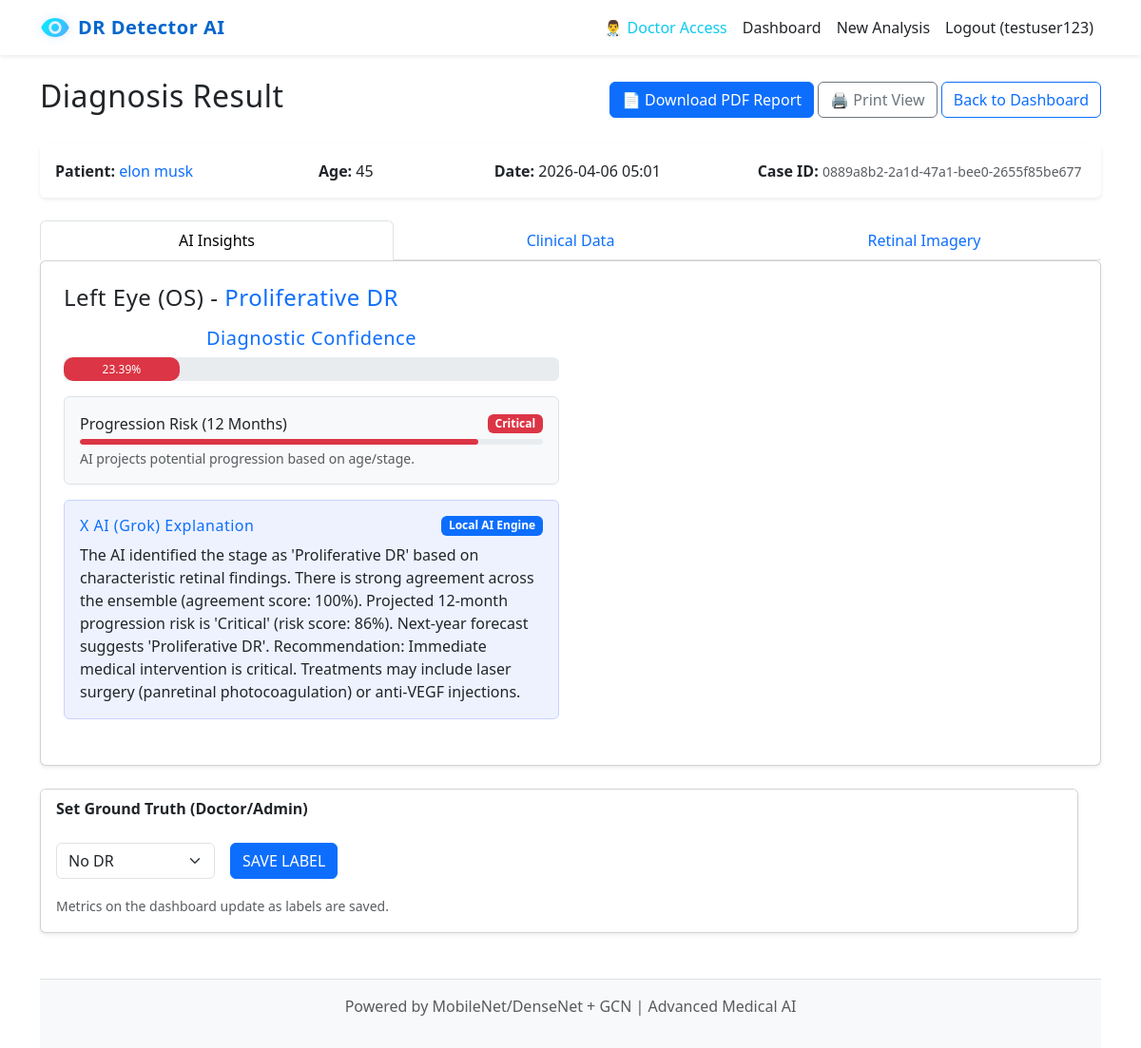
Page /case/0889a8b2-2a1d-47a1-bee0-2655f85be677 (signed in) on the committed database.
### app.py (models this page shows, shortened)
class User(db.Model):
    id = db.Column(db.Integer, primary_key=True)
    username = db.Column(db.String(80), unique=True, nullable=False)
    password_hash = db.Column(db.String(120), nullable=False)
    role = db.Column(db.String(20), default='user')  # 'admin' for doctors, 'user' for regular
    created_at = db.Column(db.DateTime, nullable=True)  # Nullable for migration compatibility

class PredictionHistory(db.Model):
    id = db.Column(db.Integer, primary_key=True)
    case_id = db.Column(db.String(36), nullable=False) # UUID for grouping Left/Right
    filename = db.Column(db.String(100), nullable=False)
    original_path = db.Column(db.String(200), nullable=False)
    heatmap_path = db.Column(db.String(200), nullable=False)
    prediction = db.Column(db.String(50), nullable=False)
    confidence = db.Column(db.Float, nullable=False)
    timestamp = db.Column(db.DateTime, default=datetime.utcnow)
    patient_name = db.Column(db.String(100), nullable=True)
    patient_age = db.Column(db.Integer, nullable=True)
    eye_side = db.Column(db.String(10), nullable=True) # Left or Right
    enhancement_used = db.Column(db.String(20), default='None')
    quality_score = db.Column(db.Integer, default=100)
    quality_issues = db.Column(db.String(200), default='None')
    image_quality_score = db.Column(db.Integer, nullable=True)
    quality_issues = db.Column(db.String(100), nullable=True)
    true_label = db.Column(db.String(50), nullable=True)
    true_class_id = db.Column(db.Integer, nullable=True)

### app.py (the view)
@app.route('/case/<case_id>')
@login_required
@doctor_required
def case_result(case_id):
    entries = PredictionHistory.query.filter_by(case_id=case_id).all()
    if not entries:
        flash('Case not found.')
        return redirect(url_for('dashboard'))
    patient_name = entries[0].patient_name
    history_entries = PredictionHistory.query.filter_by(patient_name=patient_name).order_by(PredictionHistory.timestamp).all()
    timeline_data = {
        'dates': [],
        'scores': [] # Severity 0-4
    }
    seen_dates = set()
    severity_map = {'No DR': 0, 'Mild': 1, 'Moderate': 2, 'Severe': 3, 'Proliferative DR': 4}
    for h in history_entries:
        d_str = h.timestamp.strftime('%Y-%m-%d')
        sev = severity_map.get(h.prediction, 0)
        if d_str in seen_dates:
             idx = timeline_data['dates'].index(d_str)
             if sev > timeline_data['scores'][idx]:
                 timeline_data['scores'][idx] = sev
        else:
            seen_dates.add(d_str)
            timeline_data['dates'].append(d_str)
            timeline_data['scores'].append(sev)
    enriched_entries = []
    for entry in entries:
        pred_map = {
            'No DR': 0, 'Mild': 1, 'Moderate': 2, 'Severe': 3, 'Proliferative DR': 4
        }
        pred_id = pred_map.get(entry.prediction, 0)
        clinical = get_clinical_info(pred_id)
        votes, consensus_score = get_ensemble_predictions(pred_id)
        risk_data = predict_risk_progression(pred_id, entry.patient_age or 50)
        entry.clinical = clinical
        entry.ensemble_votes = votes
        entry.consensus_score = consensus_score
        entry.risk_data = risk_data
        entry.explanation = generate_explanation(pred_id, entry.quality_issues, consensus_score, risk_data)
        enriched_entries.append(entry)
    return render_template('case_result.html', entries=enriched_entries, case_id=case_id, timeline=timeline_data)

### templates/case_result.html (shortened to what this page needs)
{% extends "base.html" %}
{% block content %}
<div class="row mb-4">
    <div class="col-md-12 d-flex justify-content-between align-items-center">
        <h2>Diagnosis Result</h2>
        <div>
            <a href="{{ url_for('export_pdf', case_id=case_id) }}" class="btn btn-primary">📄 Download PDF Report</a>
            <button onclick="window.print()" class="btn btn-outline-secondary">🖨️ Print View</button>
            <a href="{{ url_for('dashboard') }}" class="btn btn-outline-primary">Back to Dashboard</a>
        </div>
    </div>
</div>
<div class="card shadow-sm mb-4 border-0">
    <div class="card-body">
<div class="row">
            <div class="col-md-3"><strong>Patient:</strong> <span class="text-primary">{{ entries[0].patient_name }}</span></div>
            <div class="col-md-2"><strong>Age:</strong> {{ entries[0].patient_age }}</div>
            <div class="col-md-3"><strong>Date:</strong> {{ entries[0].timestamp.strftime('%Y-%m-%d %H:%M') }}</div>
            <div class="col-md-4"><strong>Case ID:</strong> <small class="text-muted">{{ case_id }}</small></div>
        </div>
    </div>
</div>
<div class="row">
    <div class="col-12">
        <ul class="nav nav-tabs nav-justified" id="resultTabs" role="tablist">
            <li class="nav-item" role="presentation">
                <button class="nav-link active" id="ai-insights-tab" data-bs-toggle="tab" data-bs-target="#ai-insights" type="button" role="tab">AI Insights</button>
            </li>
            <li class="nav-item" role="presentation">
                <button class="nav-link" id="clinical-data-tab" data-bs-toggle="tab" data-bs-target="#clinical-data" type="button" role="tab">Clinical Data</button>
            </li>
            <li class="nav-item" role="presentation">
                <button class="nav-link" id="retinal-imagery-tab" data-bs-toggle="tab" data-bs-target="#retinal-imagery" type="button" role="tab">Retinal Imagery</button>
            </li>
        </ul>
        <div class="tab-content card shadow-sm" id="resultTabsContent">
            <div class="tab-pane fade show active" id="ai-insights" role="tabpanel">
                <div class="row p-4">
                    {% for entry in entries %}
                    <div class="col-lg-6 mb-4">
                        <h4 class="mb-3">{{ entry.eye_side }} Eye ({{ 'OS' if entry.eye_side == 'Left' else 'OD' }}) - <span class="text-primary">{{ entry.prediction }}</span></h4>
                        <div class="mb-3 text-center">
                            <h5 class="text-primary">Diagnostic Confidence</h5>
                            <div class="progress" style="height: 25px; background-color: #e9ecef;">
                                <div class="progress-bar bg-{{ 'success' if entry.confidence > 90 else 'warning' if entry.confidence > 75 else 'danger' }}"
                                     role="progressbar"
                                     style="width: {{ entry.confidence }}%;"
                                     aria-valuenow="{{ entry.confidence }}"
                                     aria-valuemin="0"
                                     aria-valuemax="100">
                                     {{ "%.2f"|format(entry.confidence) }}%
                                </div>
                            </div>
                        </div>
                        <div class="mt-3 p-3 rounded" style="background: #f8f9fa; border: 1px solid #dee2e6;">
                            <div class="d-flex justify-content-between align-items-center mb-1">
                                <span>Progression Risk (12 Months)</span>
                                <span class="badge bg-{{ 'danger' if entry.risk_data.level == 'Critical' else 'warning' if entry.risk_data.level == 'High' else 'info' }}">
                                    {{ entry.risk_data.level }}
                                </span>
                            </div>
                            <div class="progress" style="height: 6px; background-color: #e9ecef;">
                                <div class="progress-bar bg-{{ 'danger' if entry.risk_data.level == 'Critical' else 'warning' if entry.risk_data.level == 'High' else 'info' }}"
                                     style="width: {{ entry.risk_data.score }}%"></div>
                            </div>
                            <small class="text-muted d-block mt-1">AI projects {{ 'stabilization' if entry.risk_data.next_year_forecast <= 1 else 'potential progression' }} based on age/stage.</small>
                        </div>
                        <div class="mt-3 p-3 rounded" style="background: #eef2ff; border: 1px solid #c7d2fe;">
                            <div class="d-flex justify-content-between align-items-center mb-2">
                                <h6 class="text-primary mb-0">X AI (Grok) Explanation</h6>
                                <span class="badge bg-primary">{{ entry.explanation.source if entry.explanation.source else 'Local AI' }}</span>
                            </div>
                            <p class="mb-0 text-dark">{{ entry.explanation.explanation if entry.explanation.explanation else entry.explanation }}</p>
                        </div>
                    </div>
                    {% endfor %}
                </div>
            </div>
    </div>
</div>
<div class="row mt-4">
    <div class="col-md-12">
        <div class="card shadow-sm">
            <div class="card-header border-0 bg-white fw-bold">Set Ground Truth (Doctor/Admin)</div>
            <div class="card-body">
                <form method="post" action="{{ url_for('set_label', entry_id=entries[0].id) }}" class="row g-3">
                    <div class="col-auto">
                        <select name="true_label" class="form-select">
                            <option value="No DR">No DR</option>
                        </select>
                    </div>
                    <div class="col-auto">
                        <button type="submit" class="btn btn-primary">SAVE LABEL</button>
                    </div>
                    <div class="col-12">
                        <small class="text-muted">Metrics on the dashboard update as labels are saved.</small>
                    </div>
                </form>
            </div>
        </div>
    </div>
</div>
{% endblock %}

### templates/base.html (shortened to what this page needs)
<!DOCTYPE html>
<html lang="en">
<head>
    <link rel="stylesheet" href="{{ url_for('static', filename='css/style.css') }}">
    <link rel="stylesheet" href="{{ url_for('static', filename='css/light.css') }}">
    <link href="https://cdn.jsdelivr.net/npm/bootstrap@5.3.0/dist/css/bootstrap.min.css" rel="stylesheet">
</head>
<body id="body">
    <nav class="navbar navbar-expand-lg navbar-light mb-4 sticky-top shadow-sm">
        <div class="container">
            <a class="navbar-brand d-flex align-items-center gap-2" href="{{ url_for('index') }}">
                DR Detector AI
            </a>
            <div class="collapse navbar-collapse" id="navbarNav">
                <ul class="navbar-nav ms-auto">
                    {% if session.get('user_id') %}
                        {% if session.get('role') == 'admin' %}
                        <li class="nav-item">
                            <span class="nav-link text-info">👨‍⚕️ Doctor Access</span>
                        </li>
                        {% endif %}
                        <li class="nav-item">
                            {% if session.get('role') in ['admin', 'doctor'] %}
                            <a class="nav-link" href="{{ url_for('dashboard') }}">Dashboard</a>
                            {% else %}
                            <span class="nav-link text-muted">View Only</span>
                            {% endif %}
                        </li>
                        <li class="nav-item">
                            {% if session.get('role') in ['admin', 'doctor'] %}
                            <a class="nav-link" href="{{ url_for('analyze') }}">New Analysis</a>
                            {% endif %}
                        </li>
                        <li class="nav-item">
                            <a class="nav-link" href="{{ url_for('logout') }}">Logout ({{ session.get('username') }})</a>
                        </li>
                    {% endif %}
                </ul>
            </div>
        </div>
    </nav>
    <div class="container">
        {% block content %}{% endblock %}
    </div>
    <footer class="text-center mt-5 py-3 bg-light">
        <p class="text-muted">Powered by MobileNet/DenseNet + GCN | Advanced Medical AI</p>
    </footer>
</body>
</html>

### rows in the picture
User: get "testuser123"
PredictionHistory: patient_name "elon musk", patient_age "45", timestamp "2026-04-06 05:01", case "0889a8b2-2a1d-47a1-bee0-2655f85be677", eye_side "Left", eye_side "OS", prediction "Proliferative DR", confidence "23.39", risk_data.level "Critical", {{ entry.risk_data.score }} 86 (drawn), risk_data "potential progression", explanation "Local AI Engine", explanation "The AI identified the stage as 'Proliferative DR' based on characteristic retinal findings. There is strong agreement across the ensemble (agreement score: 100%). Projected 12-month progression risk is 'Critical' (risk score: 86%). Next-year forecast suggests 'Proliferative DR'. Recommendation: Immediate medical intervention is critical. Treatments may include laser surgery (panretinal photocoagulation) or anti-VEGF injections."
